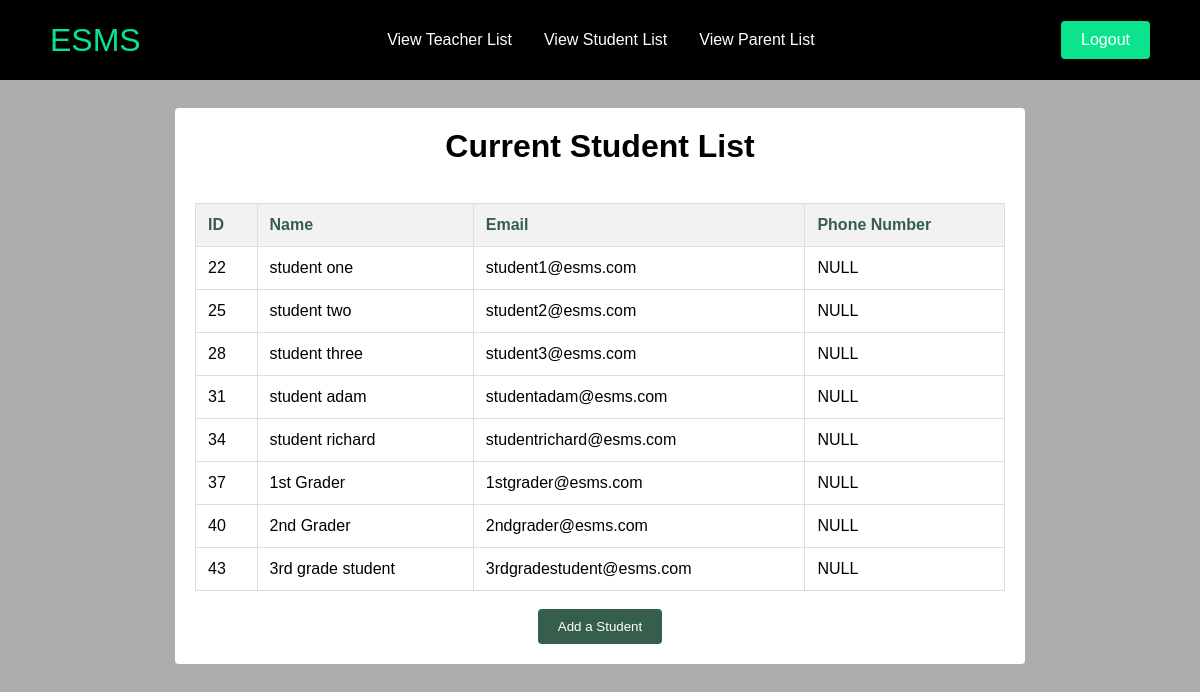
Page /addStudent.php on the committed database.
### tables this page shows
CREATE TABLE `users` (
  `id` int(20) NOT NULL,
  `fName` varchar(50) DEFAULT NULL,
  `lName` varchar(50) DEFAULT NULL,
  `email` varchar(50) DEFAULT NULL,
  `password` varchar(50) DEFAULT NULL,
  `userType` varchar(50) DEFAULT NULL,
  `phone` varchar(30) DEFAULT NULL
);

### addStudent.php (the view, shortened to what this page needs)
<?php
include('connect.php');
$userType = 'student';
$stmt = $conn->prepare("SELECT id, fName, lName, email, userType, phone FROM users WHERE userType = ?");
$stmt ->bind_param("s", $userType);
$stmt->execute();
$result = $stmt->get_result();
?>
<!DOCTYPE html>
<html lang="en">
<head>
    <link rel="stylesheet" href="styles.css" />
</head>
<body>
<header>
        <nav class="navbar" role="navigation" aria-label="Main Navigation">
            <div class="navbar__container">
                <a href="adminHome.php" id="navbar-logo">ESMS</a>
                <ul class="navbar__menu">
                <li class="navbar__item">
                    <a href="addTeacher.php" class="navbar__links">View Teacher List</a>
                </li>
                <li class="navbar__item">
                    <a href="addStudent.php" class="navbar__links">View Student List</a>
                </li>
                <li class="navbar__item">
                    <a href="addParent.php" class="navbar__links">View Parent List</a>
                </li>
                </ul>
                    <div class="navbar__btn">
                        <a href="logout.php" class="button">Logout</a>
                    </div>
            </div>
        </nav>
    </header><br><br><br><br><br><br>
    <div class= "bodyContent">
    <h1 style="text-align:center;">Current Student List</h1><br>
    <?php
    if ($result->num_rows > 0) {
        echo "<table>
                <thead>
                    <tr>
                        <th>ID</th>
                        <th>Name</th>
                        <th>Email</th>
                        <th>Phone Number</th>
                    </tr>
                </thead>";
        while($row = $result->fetch_assoc()) {
            $phone = is_null($row['phone']) ? 'N/A' : $row['phone'];
                echo "<tbody>
                    <tr>
                        <td>" . htmlspecialchars($row["id"]) . "</td>
                        <td>" . htmlspecialchars($row["fName"]). " " . htmlspecialchars($row["lName"]). "</td>
                        <td>" . htmlspecialchars($row["email"]) . "</td>
                        <td>" . htmlspecialchars($phone) . "</td>
                    </tr>
                <tbody>";
        }
        echo "</table>";
    }
    ?>
    <br>
    <div class="addTeacher">
    <button id="openModalBtn" class = "addTeacherBtn">Add a Student</button>
</div>
    </div>
</body>
</html>

### styles.css (style rules this page uses)
body { background-color: #adadad; min-height: 100vh; overflow-y: hidden; }
* { box-sizing: border-box; margin: 0; padding: 0; font-family: "Kumbh Sans", sans-serif; overflow-x: hidden; }
.navbar__container { display: flex; justify-content: space-between; align-items: center; height: 80px; background: black; z-index: 1000; width: 100%; margin: 0 auto; padding: 0 50px; position: fixed; }
#navbar-logo { color: #0ce48d; cursor: pointer; text-decoration: none; font-size: 2rem; }
.navbar__menu { display: flex; justify-content: center; list-style: none; margin: 0 auto; }
.navbar__item { height: 80px; }
.navbar__links { color: white; text-decoration: none; height: 100%; padding: 0 1rem; display: flex; align-items: center; }
.navbar__btn { display: flex; align-items: center; }
.button { background: #0ce48d; padding: 10px 20px; border: none; border-radius: 4px; color: white; text-decoration: none; }
th, td { padding: 10px; border: 1px solid black; }
table { margin:auto; border: 1px solid black; border-collapse: collapse; }
.addTeacher { text-align: center; }
.addTeacherBtn { background: #365e4d; padding: 10px 20px; border: none; border-radius: 4px; color: white; text-decoration: none; cursor: pointer; }
.bodyContent { border-radius: 4px; background-color: white; padding: 20px; margin: auto; width: 850px; flex:1; overflow-y:auto; }
.addTeacher button { background: #365e4d; padding: 10px 20px; border: none; border-radius: 4px; color: white; text-decoration: none; cursor: pointer; }
table { width: 100%; border-collapse: collapse; margin-top: 20px; }
th, td { padding: 12px; text-align: left; border: 1px solid #ddd; }
th { background-color: #f2f2f2; color: #365e4d; }

### rows in the picture
users: id "22", fName "student", lName "one", email "student1@esms.com", phone "NULL"
users: id "25", fName "student", lName "two", email "student2@esms.com", phone "NULL"
users: id "28", fName "student", lName "three", email "student3@esms.com", phone "NULL"
users: id "31", fName "student", lName "adam", email "studentadam@esms.com", phone "NULL"
users: id "34", fName "student", lName "richard", email "studentrichard@esms.com", phone "NULL"
users: id "37", fName "1st", lName "Grader", email "1stgrader@esms.com", phone "NULL"
users: id "40", fName "2nd", lName "Grader", email "2ndgrader@esms.com", phone "NULL"
users: id "43", fName "3rd grade", lName "student", email "3rdgradestudent@esms.com", phone "NULL"
